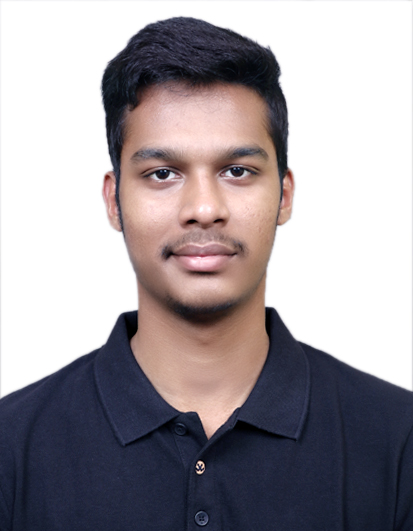
#> input picture Resources/me.jpg, 413 x 531 px
$ python chapter2.py
#> lines starting #> are read from the running program, lines starting #| are printed output that depends on the picture; after the words box and inside, x2 and y2 are one past the last pixel; in counts of white or black regions, pixels touching at a corner belong together
# Importing Package(s)
import cv2
import numpy as np
print('Package(s) Imported')

# Basic Functions
img = cv2.imread('Resources/me.jpg')
#> img is the input picture: shape (531, 413, 3); mean B, G, R 159.2, 154.4, 160.7
kernel = np.ones((5,5), np.uint8)

imgGray = cv2.cvtColor(img, cv2.COLOR_BGR2GRAY)  # Gray Scaled Image
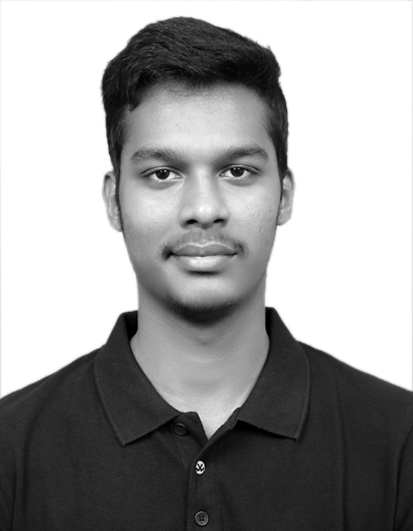
#> imgGray: shape (531, 413); min 0, max 255, mean 156.9
imgBlur = cv2.GaussianBlur(imgGray, (7,7), 0)    # Blurred Image, (7,7) - Kernel Size (always Odd), 0 - SigmaX
imgCanny = cv2.Canny(img, 100, 100) # Edge Detector
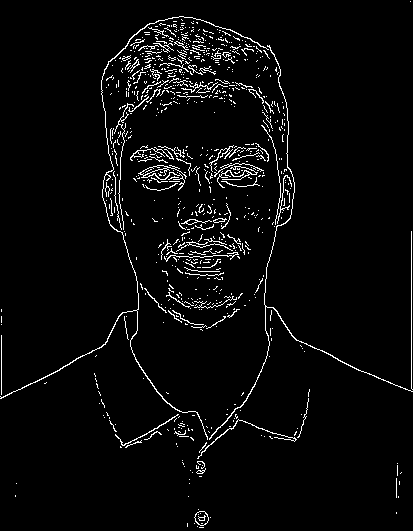
#> imgCanny: shape (531, 413); 3.8% white in thin lines or dots
imgDialation = cv2.dilate(imgCanny, kernel, iterations = 1) # Dialate the Image
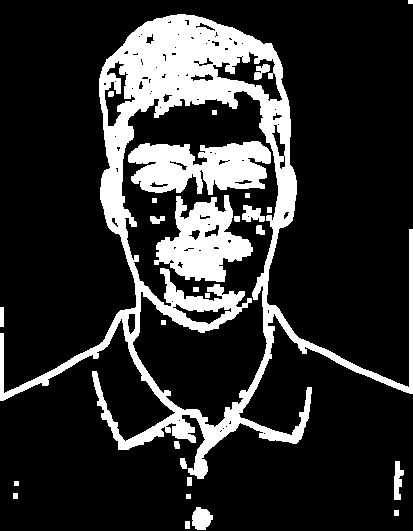
#> imgDialation: shape (531, 413); 18.7% white; 28 white regions, largest, box (x1, y1, x2, y2) and area: (0, 14, 413, 479) 29116, (128, 141, 271, 195) 5409, (154, 195, 253, 282) 4702
imgEroded = cv2.erode(imgDialation, kernel, iterations = 1) # Erode the Image (opposite of dialation)
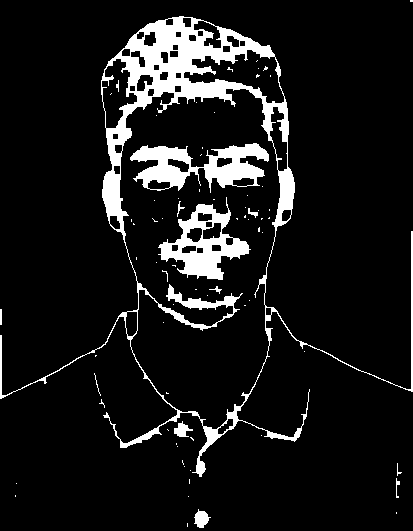
#> imgEroded: shape (531, 413); 9.6% white; 74 white regions (61 under 20 px), largest, box (x1, y1, x2, y2) and area: (0, 16, 413, 477) 13996, (130, 143, 269, 193) 3409, (158, 197, 251, 280) 2908
cv2.imshow("Gray Image", imgGray)
cv2.imshow("Blur Image", imgBlur)
cv2.imshow("Canny Image", imgCanny)
cv2.imshow("Dialation Image", imgDialation)
cv2.imshow("Eroded Image", imgEroded)
cv2.waitKey(0)

$ run again, with Resources/cardsOP.jpg copied over Resources/me.jpg
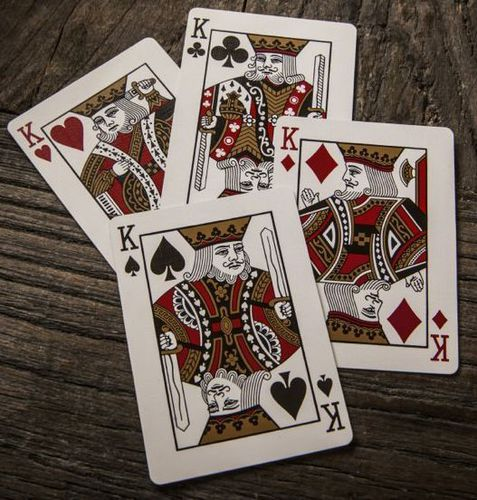
#> input picture Resources/cardsOP.jpg, 477 x 500 px
#> img is the input picture: shape (500, 477, 3); mean B, G, R 88.1, 96.6, 109.6
#> `imgCanny = cv2.Canny(img, 100, 100)`:
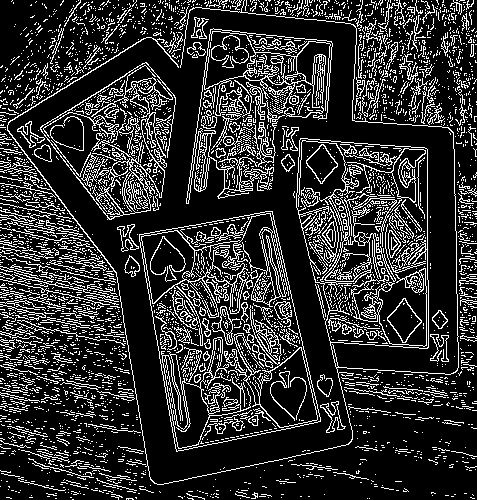
#> imgCanny: shape (500, 477); 18.9% white in thin lines or dots
#> imgDialation: shape (500, 477); 71.5% white; 450 black regions (323 under 20 px), largest, box (x1, y1, x2, y2) and area: (10, 40, 350, 482) 24409, (187, 10, 456, 372) 12324, (139, 411, 477, 500) 10945
#> `imgEroded = cv2.erode(imgDialation, kernel, iterations = 1)`:
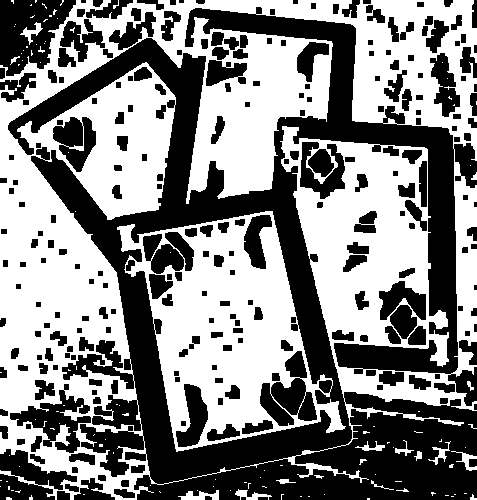
#> imgEroded: shape (500, 477); 52.2% white; 253 black regions (6 under 20 px), largest, box (x1, y1, x2, y2) and area: (8, 7, 477, 500) 72351, (0, 0, 76, 76) 3661, (260, 351, 317, 426) 2211
